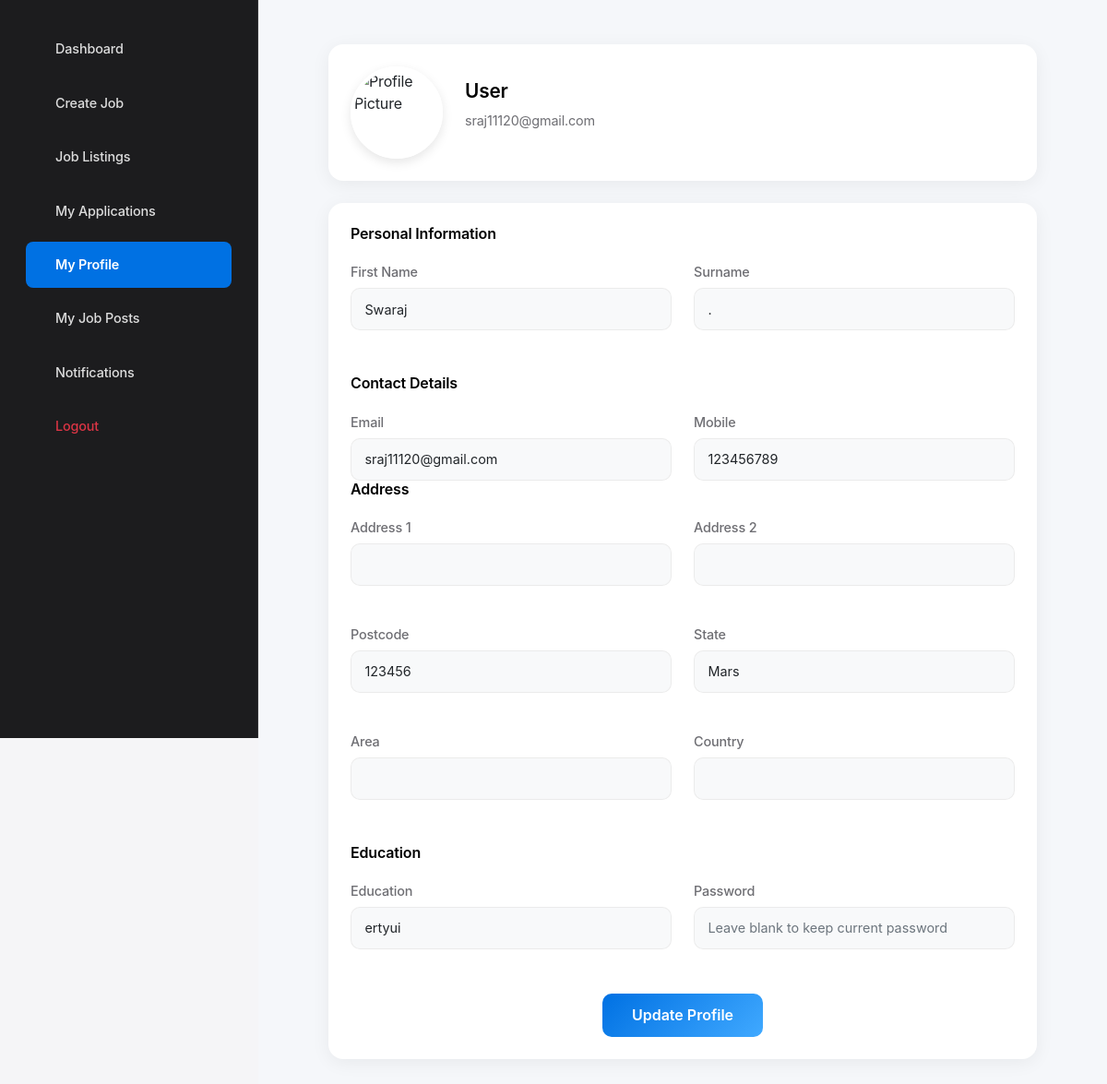
The page /edit_profile.php (signed in) on the database its author committed.
### tables this page shows
CREATE TABLE `users` (
  `id` int(11) NOT NULL,
  `email` varchar(255) NOT NULL,
  `username` varchar(255) NOT NULL,
  `first_name` varchar(255) DEFAULT NULL,
  `surname` varchar(255) DEFAULT NULL,
  `mobile` varchar(20) DEFAULT NULL,
  `address1` varchar(255) DEFAULT NULL,
  `address2` varchar(255) DEFAULT NULL,
  `postcode` varchar(20) DEFAULT NULL,
  `state` varchar(255) DEFAULT NULL,
  `area` varchar(255) DEFAULT NULL,
  `country` varchar(255) DEFAULT NULL,
  `education` varchar(255) DEFAULT NULL,
  `password` varchar(255) NOT NULL,
  `role` enum('admin','freelancer','client') NOT NULL,
  `status` enum('active','inactive','suspended') DEFAULT 'active',
  `created_at` timestamp NOT NULL DEFAULT current_timestamp(),
  `updated_at` timestamp NOT NULL DEFAULT current_timestamp() ON UPDATE current_timestamp(),
  `profile_image` varchar(255) DEFAULT NULL
);

### edit_profile.php (the view, shortened to what this page needs)
<?php
include('db_connect.php');
$user_id = $_SESSION['user_id'];
$sql = "SELECT email, first_name, surname, mobile, address1, address2, postcode, state, area, country, education FROM users WHERE id = ?";
$stmt = $conn->prepare($sql);
$stmt->bind_param('i', $user_id);
$stmt->execute();
$result = $stmt->get_result();
$user_data = $result->fetch_assoc();
?>
<!DOCTYPE html>
<html lang="en">
<head>
    <link href="https://cdn.jsdelivr.net/npm/@coreui/icons/css/coreui-icons.min.css" rel="stylesheet">
    <link href="https://cdn.jsdelivr.net/npm/bootstrap@5.1.3/dist/css/bootstrap.min.css" rel="stylesheet">
</head>
<body>
    <div class="wrapper">
        <div class="sidebar">
            <ul class="nav flex-column">
                <li class="nav-item">
                    <a class="nav-link" href="freelancer_dashboard.php">
                        <i class="cil-speedometer"></i> Dashboard
                    </a>
                </li>
                <li class="nav-item">
                    <a class="nav-link" href="create_job.php">
                        <i class="cil-plus"></i> Create Job
                    </a>
                </li>
                <li class="nav-item">
                    <a class="nav-link" href="jobs.php">
                        <i class="cil-briefcase"></i> Job Listings
                    </a>
                </li>
                <li class="nav-item">
                    <a class="nav-link" href="my_applications.php">
                        <i class="cil-task"></i> My Applications
                    </a>
                </li>
                <li class="nav-item">
                    <a class="nav-link active" href="edit_profile.php">
                        <i class="cil-user"></i> My Profile
                    </a>
                </li>
                <li class="nav-item">
                    <a class="nav-link" href="my_job_posts.php">
                        <i class="cil-folder"></i> My Job Posts
                    </a>
                </li>
                <li class="nav-item">
                    <a class="nav-link" href="notifications.php">
                        <i class="cil-bell"></i> Notifications
                    </a>
                </li>
                <li class="nav-item">
                    <a class="nav-link text-danger" href="logout.php">
                        <i class="cil-account-logout"></i> Logout
                    </a>
                </li>
            </ul>
        </div>
        <div class="content">
            <div class="profile-container">
                <div class="profile-header">
                    <img src="https://st3.depositphotos.com/15648834/17930/v/600/depositphotos_179308454-stock-illustration-unknown-person-silhouette-glasses-profile.jpg"
                         alt="Profile Picture"
                         class="profile-image">
                    <div class="profile-info">
                        <h4><?= htmlspecialchars($_SESSION['user_name'] ?? 'User') ?></h4>
                        <p><?= htmlspecialchars($user_data['email']) ?></p>
                    </div>
                </div>
                <div class="profile-form">
                    <form method="POST">
                        <div class="form-section">
                            <h3 class="section-title">Personal Information</h3>
                            <div class="row g-4">
                                <div class="col-md-6">
                                    <label class="form-label">First Name</label>
                                    <input type="text" name="first_name" class="form-control" value="<?= htmlspecialchars($user_data['first_name']) ?>" required>
                                </div>
                                <div class="col-md-6">
                                    <label class="form-label">Surname</label>
                                    <input type="text" name="surname" class="form-control" value="<?= htmlspecialchars($user_data['surname']) ?>" required>
                                </div>
                            </div>
                        </div>
                        <div class="form-section">
                            <h3 class="section-title">Contact Details</h3>
                            <div class="row g-4">
                                <div class="col-md-6">
                                    <label class="form-label">Email</label>
                                    <input type="email" name="email" class="form-control" value="<?= htmlspecialchars($user_data['email']) ?>" required>
                                </div>
                                <div class="col-md-6">
                                    <label class="form-label">Mobile</label>
                                    <input type="text" name="mobile" class="form-control" value="<?= htmlspecialchars($user_data['mobile']) ?>" required>
                                    </div>
                        </div>
                        <div class="form-section">
                            <h3 class="section-title">Address</h3>
                            <div class="row g-4">
                                <div class="col-md-6">
                                    <label class="form-label">Address 1</label>
                                    <input type="text" name="address1" class="form-control" value="<?= htmlspecialchars($user_data['address1']) ?>">
                                </div>
                                <div class="col-md-6">
                                    <label class="form-label">Address 2</label>
                                    <input type="text" name="address2" class="form-control" value="<?= htmlspecialchars($user_data['address2']) ?>">
                                </div>
                            </div>
                            <div class="row g-4 mt-3">
                                <div class="col-md-6">
                                    <label class="form-label">Postcode</label>
                                    <input type="text" name="postcode" class="form-control" value="<?= htmlspecialchars($user_data['postcode']) ?>">
                                </div>
                                <div class="col-md-6">
                                    <label class="form-label">State</label>
                                    <input type="text" name="state" class="form-control" value="<?= htmlspecialchars($user_data['state']) ?>">
                                </div>
                            </div>
                            <div class="row g-4 mt-3">
                                <div class="col-md-6">
                                    <label class="form-label">Area</label>
                                    <input type="text" name="area" class="form-control" value="<?= htmlspecialchars($user_data['area']) ?>">
                                </div>
                                <div class="col-md-6">
                                    <label class="form-label">Country</label>
                                    <input type="text" name="country" class="form-control" value="<?= htmlspecialchars($user_data['country']) ?>">
                                </div>
                            </div>
                        </div>
                        <div class="form-section">
                            <h3 class="section-title">Education</h3>
                            <div class="row g-4">
                                <div class="col-md-6">
                                    <label class="form-label">Education</label>
                                    <input type="text" name="education" class="form-control" value="<?= htmlspecialchars($user_data['education']) ?>">
                                </div>
                                <div class="col-md-6">
                                    <label class="form-label">Password</label>
                                    <input type="password" name="password" class="form-control" placeholder="Leave blank to keep current password">
                                </div>
                            </div>
                        </div>
                        <div class="text-center mt-4">
                            <button type="submit" class="btn btn-update">Update Profile</button>
                        </div>
                    </form>
                </div>
            </div>
        </div>
    </div>
</body>
</html>

### edit_profile.php (style rules this page uses)
:root { --sidebar-bg: #1c1c1e; --sidebar-hover: #2c2c2e; --card-bg: #ffffff; --text-primary: #000000; --text-secondary: #6e6e73; --accent-blue: #0071e3; --shadow-sm: rgba(0, 0, 0, 0.05); --shadow-md: 0 4px 12px rgba(0, 0, 0, 0.08); }
body { background-color: #f5f5f7; font-family: -apple-system, BlinkMacSystemFont, 'SF Pro Display', 'SF Pro Text', sans-serif; -webkit-font-smoothing: antialiased; letter-spacing: -0.01em; }
.wrapper { display: flex; min-height: 100vh; }
.sidebar { background: var(--sidebar-bg); backdrop-filter: blur(20px); -webkit-backdrop-filter: blur(20px); width: 280px; min-height: 100vh; position: fixed; padding: 1.5rem 1rem; border-right: 1px solid rgba(255, 255, 255, 0.1); z-index: 100; }
.nav-link { color: rgba(255, 255, 255, 0.85); padding: 0.9rem 1.25rem; margin: 0.25rem 0.75rem; border-radius: 8px; font-size: 0.9rem; font-weight: 500; letter-spacing: -0.01em; display: flex; align-items: center; gap: 0.75rem; transition: all 0.2s cubic-bezier(0.65, 0, 0.35, 1); }
.nav-link.active { background: var(--accent-blue); color: white; font-weight: 600; }
.content { background: #f5f7fa; min-height: 100vh; margin-left: 280px; width: calc(100% - 280px); display: flex; justify-content: center; align-items: flex-start; padding: 2rem; }
.profile-container { max-width: 800px; width: 100%; margin: 0 auto; padding: 1rem; }
.profile-header { background: white; border-radius: 16px; padding: 1.5rem; margin-bottom: 1.5rem; box-shadow: 0 4px 20px rgba(0, 0, 0, 0.06); display: flex; align-items: center; gap: 1.5rem; }
.profile-image { width: 100px; height: 100px; border-radius: 50%; object-fit: cover; border: 4px solid white; box-shadow: 0 4px 12px rgba(0, 0, 0, 0.1); transition: transform 0.3s ease; }
.profile-info h4 { font-size: 1.3rem; font-weight: 600; color: var(--text-primary); margin-bottom: 0.5rem; }
.profile-info p { color: var(--text-secondary); font-size: 0.9rem; }
.profile-form { background: white; border-radius: 16px; padding: 1.5rem; box-shadow: 0 4px 20px rgba(0, 0, 0, 0.06); }
.form-section { margin-bottom: 1.5rem; padding-bottom: 1.5rem; border-bottom: 1px solid var(--border); }
.form-section:last-child { border-bottom: none; margin-bottom: 0; padding-bottom: 0; }
.section-title { font-size: 1rem; font-weight: 600; color: var(--text-primary); margin-bottom: 1.2rem; }
.form-control { background-color: #f8f9fa; border: 1px solid rgba(0, 0, 0, 0.08); border-radius: 10px; padding: 0.7rem 0.9rem; font-size: 0.9rem; transition: all 0.2s ease; }
.form-label { font-size: 0.9rem; font-weight: 500; color: var(--text-secondary); margin-bottom: 0.4rem; }
.btn-update { background: linear-gradient(135deg, var(--accent-blue), #40a9ff); color: white; padding: 0.7rem 2rem; border-radius: 10px; border: none; font-weight: 600; transition: all 0.3s ease; }

### rows shown on the page
users: email "sraj11120@gmail.com", first_name "Swaraj", surname ".", mobile "123456789", postcode "123456", state "Mars", education "ertyui"

### other values the page prints
$_SESSION['user_name'] "User"
